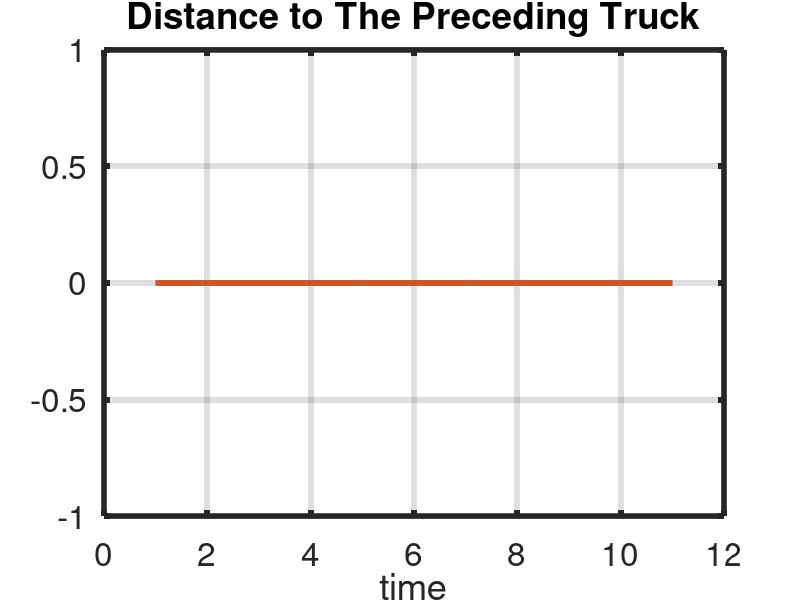
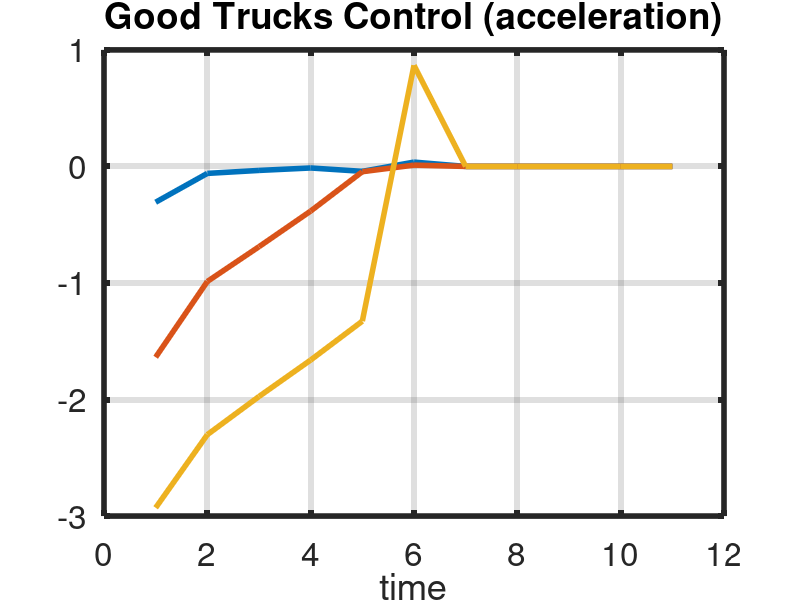
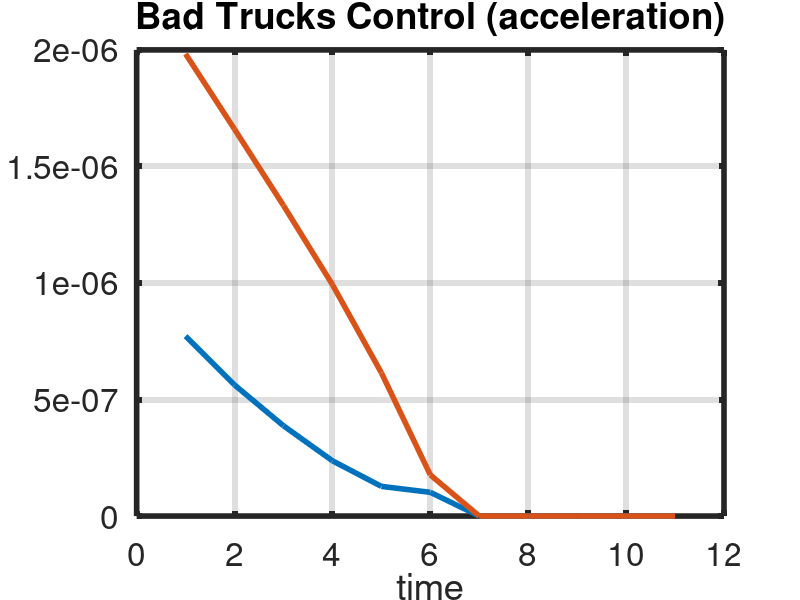
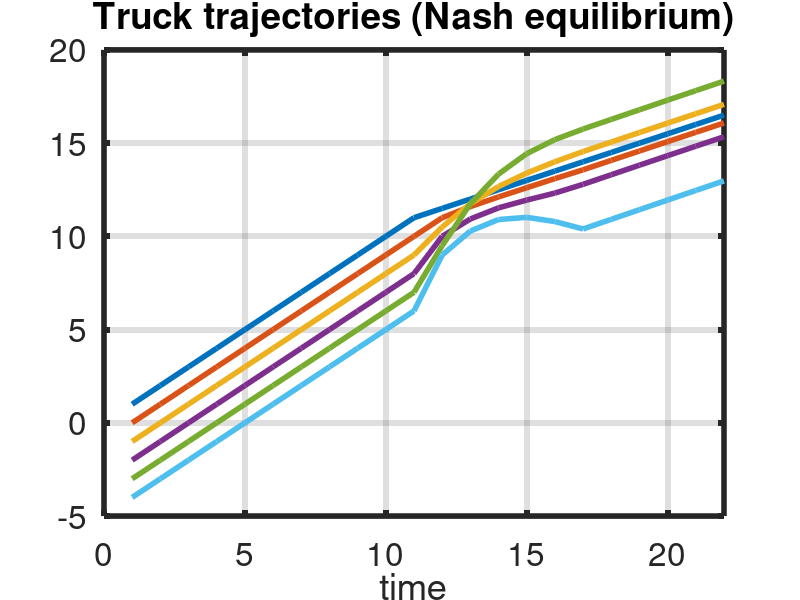

Write MATLAB code to recreate these figures, in order.
%
% GameSec 2018 Conference
% Venkatraman Renganathan
% UT Dallas - Last Edited on 7th June, 2018
% 

clear all; close all; clc;

%% Dynamical model of Platooning Trucks (except leader)
N                        = 5;          % Number of total following trucks
truck_vector             = 1:N;
total_attackers          = 3;
% attacker_position        = get_attacker_positions_Ver1(N);
% bad_trucks               = sort(attacker_position(1:total_attackers),1);
bad_trucks = [2 4];
truck_vector(bad_trucks) = 0;
good_trucks              = truck_vector(truck_vector ~= 0);
good_N                   = length(good_trucks);
bad_N                    = length(bad_trucks);

% Continuous time model
%Ac   = [zeros(N), eye(N); zeros(N), zeros(N)];
Ac   = diag(ones(2*N-1,1),-1) - eye(2*N);
Bc   = [zeros(N); diag(ones(N-1,1), -1) - eye(N)];
B_k  = Bc;
F_k  = Bc;
   
F_k(:,good_trucks) = [];
B_k(:,bad_trucks) = []; 

% Sampling time
T_sample = 0.5;

% Discrete time model
A   = eye(2*N) + T_sample * Ac;
B   = T_sample * Bc;
B_k = T_sample * B_k;
F_k = T_sample * F_k;

% Cost function parameters
Kc    = 3;
K     = Kc / T_sample;
rho   = 0.01;              % penalty scaling constant
gamma = 1000;              % parameter quantifying attacker's capability
Qf    = 100 * eye(2*N);    % Terminal State Penalty Matrix 
Q     = eye(2*N);          % State Penalty Matrix
R_u   = rho * eye(good_N); % Defender Control Penalty Matrix
R_v   = eye(bad_N);        % Attacker Control Penalty Matrix
D     = 1;                 % Desired Safe inter-vehicular distance
E     = D.*ones(1,2*N);    % Vector specifying the distance offset
T     = K + 5;             % Total Simulation Steps

%%
% Zero Sum Case - Value Function is of the form x^T P_t x + 2 q_t' x + r_t
%
 
QfN = zeros(2*N,2*N);
QN  = zeros(2*N,2*N);

for player = 1:N
    player_states = [player, player+N];
    QfN(player_states,player_states) = Qf(player_states,player_states);
    QN(player_states,player_states) = Q(player_states,player_states);
end

PN = nan(2*N,2*N,K+1);
qN = nan(2*N,K+1);
rN = nan(K+1);

PN(:,:,K+1) = QfN;             % P_T = Q_T
qN(:,K+1)   = zeros(2*N,1);    % q_T = 0
rN(K+1)     = 0;               % r_T = 0

theta     = nan(good_N,2*N,K);
phi       = nan(bad_N,2*N,K);
lambda_1  = nan(good_N,K);
lambda_2  = nan(bad_N,K);
alpha     = nan(good_N,good_N,K);
alpha_inv = nan(good_N,good_N,K);
beta      = nan(bad_N,bad_N,K);
beta_inv  = nan(bad_N,bad_N,K);

for k=K:-1:1   
    
    alpha(:,:,k)     = R_u + B_k' * PN(:,:,k+1) * B_k;        
    alpha_inv(:,:,k) = inv(alpha(:,:,k));

    beta(:,:,k)      = -gamma^2 * R_v + F_k' * PN(:,:,k+1) * F_k;
    beta_inv(:,:,k)  = inv(beta(:,:,k));

    mu_k             = alpha_inv(:,:,k) * B_k' * PN(:,:,k+1) * F_k * beta_inv(:,:,k) * F_k';
    zeta_k           = beta_inv(:,:,k) * F_k' * PN(:,:,k+1) * B_k * alpha_inv(:,:,k) * B_k';
    kappa            = eye(good_N) - mu_k * PN(:,:,k+1) * B_k;
    eta              = eye(bad_N) - zeta_k * PN(:,:,k+1) * F_k;

    theta(:,:,k)     = kappa \ ((mu_k * PN(:,:,k+1) - alpha_inv(:,:,k) * B_k' * PN(:,:,k+1)) * A);
    lambda_1(:,k)    = kappa \ ((mu_k - alpha_inv(:,:,k) * B_k') * qN(:,k+1));

    phi(:,:,k)       = eta \ ((zeta_k * PN(:,:,k+1) - beta_inv(:,:,k) * F_k' * PN(:,:,k+1)) * A);
    lambda_2(:,k)    = eta \ ((zeta_k - beta_inv(:,:,k) * F_k') * qN(:,k+1));

    % Calculation of recursion coefficients

    PN(:,:,k) = Q + A' * PN(:,:,k+1) * A + theta(:,:,k)'*alpha(:,:,k)*theta(:,:,k) + ...
                phi(:,:,k)'*beta(:,:,k)*phi(:,:,k) + 2*theta(:,:,k)'*B_k'*PN(:,:,k+1)*A + ...
                2*phi(:,:,k)'*F_k'*PN(:,:,k+1)*A + theta(:,:,k)'*B_k'*PN(:,:,k+1)*F_k*phi(:,:,k) + ...
                phi(:,:,k)'*F_k'*PN(:,:,k+1)*B_k*theta(:,:,k);

    qN(:,k)   = (lambda_1(:,k)'*alpha(:,:,k)*theta(:,:,k) + lambda_2(:,k)' * beta(:,:,k)*phi(:,:,k) + ...
                lambda_1(:,k)'*B_k'*PN(:,:,k+1) * (A + F_k * phi(:,:,k)) + ...
                lambda_2(:,k)'*F_k'*PN(:,:,k+1) * (A + B_k * theta(:,:,k)) + ...
                qN(:,k+1)'*(A + B_k * theta(:,:,k) + F_k * phi(:,:,k)) - E)';

    rN(k)     = rN(k+1) + lambda_1(:,k)'*alpha(:,:,k)*lambda_1(:,k) + lambda_2(:,k)' * beta(:,:,k)*lambda_2(:,k) + ...
                lambda_1(:,k)'*B_k'*PN(:,:,k+1) * F_k * lambda_2(:,k) + ...
                lambda_2(:,k)'*F_k'*PN(:,:,k+1) * B_k * lambda_1(:,k) + ...
                2*K*D^2 + 2*qN(:,k+1)'*(B_k * lambda_1(:,k) + F_k * lambda_2(:,k));
    
end

%% optimal feedback law
xN      = nan(2*N,T);
xN(:,1) = [zeros(N,1); -0.5 *ones(N,1)];
uN      = zeros(good_N,T);
vN      = zeros(bad_N,T);

% Defender input, u_k     = theta * x + lambda_1
% Attacker input, v_k     = phi   * x + lambda_2
% State Update,   x_{k+1} = A     * x + B_k * u_k + F_k * v_k

for t = 1:T-1
    if t <= K
        uN(:,t) = theta(:,:,t) * xN(:,t) + lambda_1(:,t); 
        vN(:,t) = phi(:,:,t) * xN(:,t) + lambda_2(:,t); 
    end 
    xN(:,t+1) = A * xN(:,t) + B_k * uN(:,t) + F_k * vN(:,t);   
end

figure
plot(1:T,xN(good_N,:))
hold on
plot(1:T,xN(bad_N,:))
hold off
grid on
xlabel('time')
title('Distance to The Preceding Truck')
a = findobj(gcf, 'type', 'axes');
h = findobj(gcf, 'type', 'line');
set(h, 'linewidth', 4);
set(a, 'linewidth', 4);
set(a, 'FontSize', 24);


figure
plot(1:T,uN)
grid on
xlabel('time')
title('Good Trucks Control (acceleration)')
a = findobj(gcf, 'type', 'axes');
h = findobj(gcf, 'type', 'line');
set(h, 'linewidth', 4);
set(a, 'linewidth', 4);
set(a, 'FontSize', 24);

figure
plot(1:T,vN)
grid on
xlabel('time')
title('Bad Trucks Control (acceleration)')
a = findobj(gcf, 'type', 'axes');
h = findobj(gcf, 'type', 'line');
set(h, 'linewidth', 4);
set(a, 'linewidth', 4);
set(a, 'FontSize', 24);

% Truck trajectory
wN = [diag(ones(N,1), -1) - eye(N+1)] \ [- [ones(1,T), 0.5*ones(1,T)]; [zeros(N,T), xN(N+1:end,:)]];
yN = -ones(2*T,1)*(0:N) + cumsum(wN');

figure
plot(1:2*T,yN);
grid on
title('Truck trajectories (Nash equilibrium)');
xlim([0 2*T])
xlabel('time')
a = findobj(gcf, 'type', 'axes');
h = findobj(gcf, 'type', 'line');
set(h, 'linewidth', 4);
set(a, 'linewidth', 4);
set(a, 'FontSize', 24);